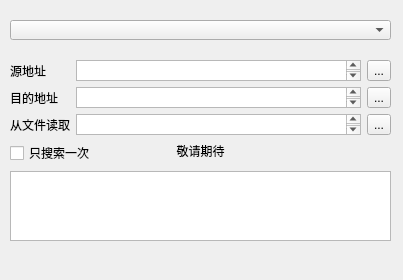
<?xml version="1.0" encoding="UTF-8"?>
<ui version="4.0">
 <class>MainWindow</class>
 <widget class="QMainWindow" name="MainWindow">
  <property name="geometry">
   <rect>
    <x>0</x>
    <y>0</y>
    <width>403</width>
    <height>280</height>
   </rect>
  </property>
  <property name="windowTitle">
   <string>MainWindow</string>
  </property>
  <property name="locale">
   <locale language="Chinese" country="China"/>
  </property>
  <widget class="QWidget" name="centralwidget">
   <widget class="QComboBox" name="comboBox">
    <property name="geometry">
     <rect>
      <x>10</x>
      <y>20</y>
      <width>381</width>
      <height>20</height>
     </rect>
    </property>
    <property name="currentText">
     <string/>
    </property>
   </widget>
   <widget class="QWidget" name="widget" native="true">
    <property name="geometry">
     <rect>
      <x>10</x>
      <y>60</y>
      <width>381</width>
      <height>191</height>
     </rect>
    </property>
    <widget class="QWidget" name="layoutWidget">
     <property name="geometry">
      <rect>
       <x>0</x>
       <y>0</y>
       <width>381</width>
       <height>181</height>
      </rect>
     </property>
     <layout class="QVBoxLayout" name="verticalLayout">
      <item>
       <layout class="QGridLayout" name="gridLayout">
        <item row="2" column="1">
         <widget class="QPlainTextEdit" name="plainTextEdit_2">
          <property name="horizontalScrollBarPolicy">
           <enum>Qt::ScrollBarAlwaysOff</enum>
          </property>
         </widget>
        </item>
        <item row="2" column="2">
         <widget class="QToolButton" name="toolButton_2">
          <property name="text">
           <string>...</string>
          </property>
         </widget>
        </item>
        <item row="4" column="0">
         <widget class="QLabel" name="label_3">
          <property name="text">
           <string>从文件读取</string>
          </property>
         </widget>
        </item>
        <item row="0" column="2">
         <widget class="QToolButton" name="toolButton">
          <property name="text">
           <string>...</string>
          </property>
         </widget>
        </item>
        <item row="4" column="2">
         <widget class="QToolButton" name="toolButton_3">
          <property name="text">
           <string>...</string>
          </property>
         </widget>
        </item>
        <item row="2" column="0">
         <widget class="QLabel" name="label_2">
          <property name="text">
           <string>目的地址</string>
          </property>
         </widget>
        </item>
        <item row="0" column="0">
         <widget class="QLabel" name="label">
          <property name="text">
           <string>源地址</string>
          </property>
         </widget>
        </item>
        <item row="4" column="1">
         <widget class="QPlainTextEdit" name="plainTextEdit_4">
          <property name="horizontalScrollBarPolicy">
           <enum>Qt::ScrollBarAlwaysOff</enum>
          </property>
         </widget>
        </item>
        <item row="0" column="1">
         <widget class="QPlainTextEdit" name="plainTextEdit">
          <property name="horizontalScrollBarPolicy">
           <enum>Qt::ScrollBarAlwaysOff</enum>
          </property>
         </widget>
        </item>
       </layout>
      </item>
      <item>
       <widget class="QCheckBox" name="checkBox">
        <property name="text">
         <string>只搜索一次</string>
        </property>
       </widget>
      </item>
      <item>
       <widget class="QPlainTextEdit" name="plainTextEdit_3">
        <property name="readOnly">
         <bool>true</bool>
        </property>
       </widget>
      </item>
     </layout>
    </widget>
   </widget>
   <widget class="QWidget" name="widget_2" native="true">
    <property name="geometry">
     <rect>
      <x>10</x>
      <y>60</y>
      <width>381</width>
      <height>181</height>
     </rect>
    </property>
    <widget class="QLabel" name="label_4">
     <property name="geometry">
      <rect>
       <x>80</x>
       <y>60</y>
       <width>221</width>
       <height>61</height>
      </rect>
     </property>
     <property name="text">
      <string>敬请期待</string>
     </property>
     <property name="alignment">
      <set>Qt::AlignCenter</set>
     </property>
    </widget>
   </widget>
  </widget>
  <widget class="QMenuBar" name="menubar">
   <property name="geometry">
    <rect>
     <x>0</x>
     <y>0</y>
     <width>403</width>
     <height>21</height>
    </rect>
   </property>
  </widget>
 </widget>
 <resources/>
 <connections/>
</ui>
